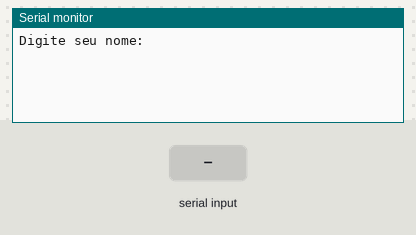
Bench run of a sketch on a simulated Arduino Uno, built with avr-gcc and run on an emulated ATmega328P. Parts: the last lines printed to the serial monitor. The test bench sets the inputs (shaded band).

Above: at 1.2 s.
1.3 s: "90,45\n" received over Serial
At 3.0 s:
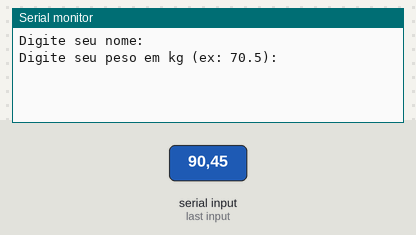
3.3 s: "30,150\n" received over Serial
At 5.5 s:
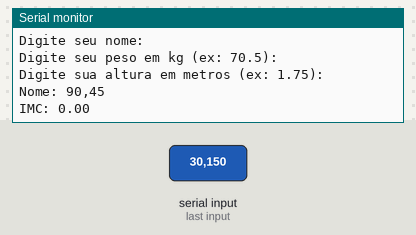

Measured:
- after the input at 1.3 s, the serial monitor: prints a new line after 0.51 s (image 1)
- after the input at 3.3 s, the serial monitor: prints a new line after 0.50 s (image 2)

The sketch:

atividade_04.ino
```cpp
// Faça um programa que receba o nome, o peso e a altura de uma
// pessoa. Calcule e imprima o nome e o IMC dessa pessoa.

// Variáveis
String nome = "";
float peso = 0;
float altura = 0;
float imc = 0;

void setup()
{
  Serial.begin(9600); // Inicia a comunicação serial
}

void loop()
{
  // Entrada
  Serial.println("Digite seu nome:");
  while (!Serial.available()) {}       // Aguarda entrada
  nome = Serial.readStringUntil('\n'); // Lê o nome até apertar Enter
  nome.trim();                         // Remove espaços extras
  delay(500);

  Serial.println("Digite seu peso em kg (ex: 70.5):");
  while (!Serial.available()) {}
  peso = Serial.parseFloat();          // Lê o peso
  delay(500);

  Serial.println("Digite sua altura em metros (ex: 1.75):");
  while (!Serial.available()) {}
  altura = Serial.parseFloat();        // Lê a altura
  delay(500);

  // Processamento
  imc = peso / (altura * altura);      // Fórmula do IMC

  // Saída

  Serial.print("Nome: ");
  Serial.println(nome);
  Serial.print("IMC: ");
  Serial.println(imc, 2);              // Mostra o IMC com 2 casas decimais

  delay(7000); // Aguarda 7 segundos antes de permitir nova entrada
}
```
